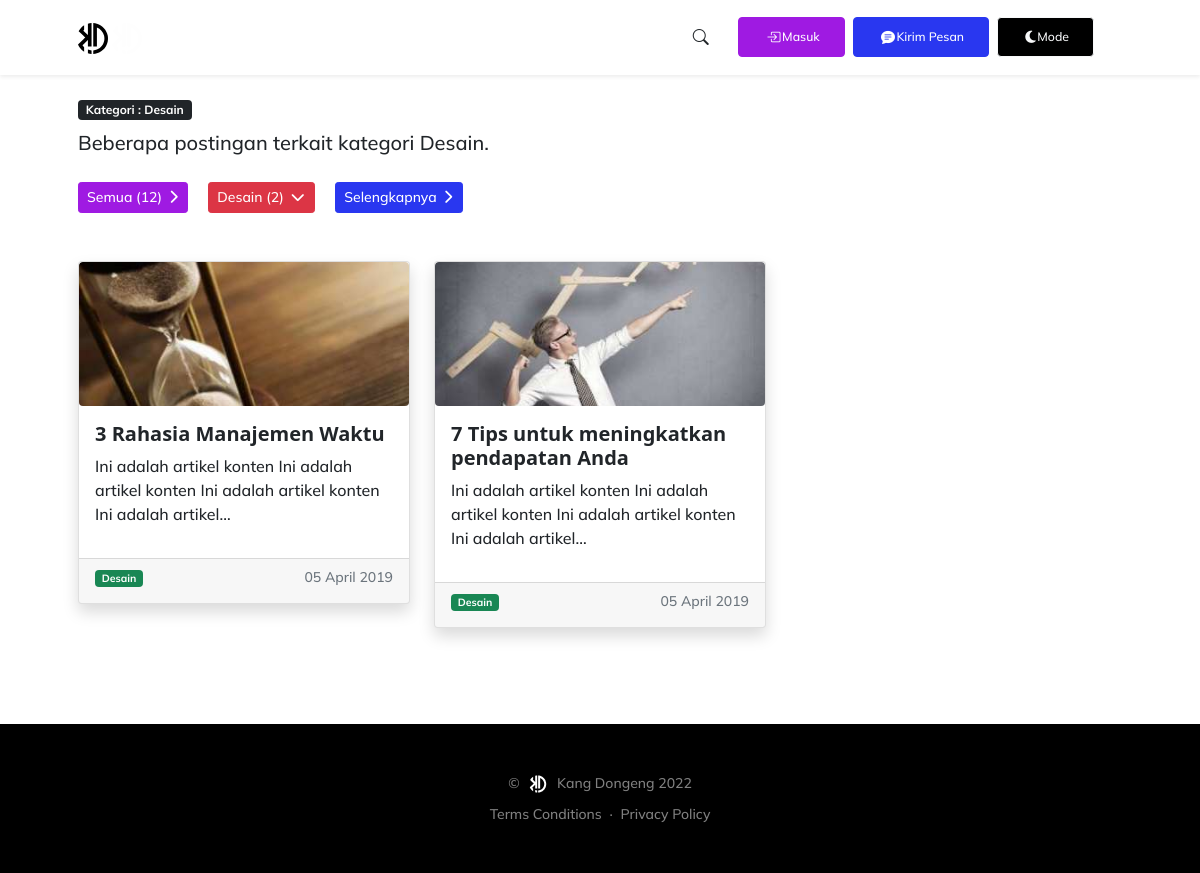
Page /kategori/desain on the committed database.
### tables this page shows
CREATE TABLE `kategori` (
  `id_kategori` int(11) NOT NULL,
  `nama_kategori` varchar(50) NOT NULL,
  `permalink_kt` text NOT NULL
);

CREATE TABLE `post` (
  `id_post` int(11) NOT NULL,
  `judul_post` varchar(250) DEFAULT NULL,
  `deskripsi_post` text DEFAULT NULL,
  `konten_post` longtext DEFAULT NULL,
  `gambar_post` varchar(40) DEFAULT NULL,
  `tanggal_post` date DEFAULT NULL,
  `terakhir_update_post` date DEFAULT NULL,
  `id_kategori` int(11) DEFAULT NULL,
  `tags` text DEFAULT NULL,
  `permalink` text DEFAULT NULL,
  `status_post` int(11) DEFAULT NULL COMMENT '1=Publish, 0=Unpublish',
  `pengunjung_post` int(11) DEFAULT 0,
  `id_user` varchar(10) DEFAULT NULL
);

CREATE TABLE `kebijakan` (
  `id_kb` int(11) NOT NULL,
  `nama_kb` varchar(50) DEFAULT NULL,
  `gambar_kb` varchar(200) DEFAULT NULL,
  `permalink_kb` varchar(200) DEFAULT NULL,
  `isi_kb` text DEFAULT NULL
);

### application/controllers/Beranda.php (called while the page is built, shortened)
<?php
class Beranda extends CI_Controller
{
    public function __construct()
    {
        $this->load->model('M_user', 'm_user');
    }
    public function kategori($slug)
    {
        $kat = $this->db->get_where('kategori', ['permalink_kt' => $slug])->row();
        $id_kat = $kat->id_kategori;
        $nm_kat = $kat->nama_kategori;
        $data['judul']     = "Kategori $nm_kat | Website Pendongeng Handal";
        $post = $this->db->query("SELECT * FROM post, kategori WHERE post.id_kategori = kategori.id_kategori AND post.status_post = 1 AND post.id_kategori={$id_kat} ORDER BY id_post DESC");
        if ($post->num_rows() > 0) {
            $q = $post->result();
            $data['kategori'] = $q;
            $name = $this->uri->segment(2);
            $data['hasil'] = $nm_kat;
            $data['cat']  = $this->db->query("SELECT * FROM kategori WHERE permalink_kt = '$name'")->row();
            $this->load->view('template/header', $data);
            $this->load->view('kategori', $data);
            $this->load->view('template/footer');
        }
    }
}

### index.php (called while the page is built, shortened)
<?php
require_once BASEPATH.'core/CodeIgniter.php';

### application/helpers/help_helper.php (called while the page is built, shortened)
<?php if (!defined('BASEPATH')) exit('No direct script access allowed');
if (!function_exists('word_limiter')) {
    function word_limiter($str, $limit = 100, $end_char = '&#8230;')
    {
        preg_match('/^\s*+(?:\S++\s*+){1,' . (int) $limit . '}/', $str, $matches);
        return rtrim($matches[0]) . $end_char;
    }
}

### application/helpers/tgl_indo_helper.php (called while the page is built, shortened)
<?php if (!defined('BASEPATH')) exit('No direct script access allowed');
if (!function_exists('mediumdate_indo')) {
    function mediumdate_indo($tgl)
    {
        $ubah = gmdate($tgl, time() + 60 * 60 * 8);
        $pecah = explode("-", $ubah);
        $tanggal = $pecah[2];
        $bulan = medium_bulan($pecah[1]);
        $tahun = $pecah[0];
        return $tanggal . ' ' . $bulan . ' ' . $tahun;
    }
}
if (!function_exists('medium_bulan')) {
    function medium_bulan($bln)
    {
        switch ($bln) {
            case 4:
                return "April";
                break;
        }
    }
}

### application/views/kategori.php (the view, shortened to what this page needs)
<section class="mt-3" id="category">
    <div class="container px-5">
        <div class="row gx-5 align-items-center justify-content-center justify-content-lg-between">
            <div class="col-sm-12 col-md-12 col-lg-12">
                <span class="badge bg-dark lh-1 mb-2">Kategori : <?= $hasil ?></span>
                <p class="lead fw-normal mb-4">Beberapa postingan terkait kategori <?= $hasil ?>.</p>
                <ul class="nav">
                    <?php $all = $this->db->get_where('post', ['status_post' => 1])->num_rows(); ?>
                    <li class="nav-item me-1 ms-0">
                        <a class="me-lg-3 mb-4 mb-lg-0 btn btn-sm btn-secondary" href="<?= base_url() ?>">Semua (<?= $all ?>) <i class="fas fa-chevron-right"></i></a>
                    </li>
                    <li class="nav-item me-1 ms-0">
                        <a class="me-lg-3 mb-4 mb-lg-0 btn btn-sm btn-danger" href="<?= base_url('kategori/' . strtolower($cat->permalink_kt)) ?>"><?= $cat->nama_kategori ?> (<?= count($kategori) ?>) <i class="fas fa-chevron-down"></i></a>
                    </li>
                    <li class="nav-item me-1 ms-0">
                        <a class="me-lg-3 mb-4 mb-lg-0 btn btn-sm btn-primary" href="<?= base_url('kategori') ?>">Selengkapnya <i class="fas fa-chevron-right"></i></a>
                    </li>
                </ul>
            </div>
            <div class="col-sm-12 mt-5">
                <div class="row">
                    <?php if ($hasil == 'Tidak ditemukan') : ?>
                        <div class="col-md justify-content-center">
                            <div class="card-body text-center mt-4">
                                <img src="<?= base_url('assets/dist/icon/noList.svg'); ?>" alt="noData" class="img-rounded img-responsive img-fluid" width="100">
                            </div>
                            <div class="card-body pt-0 mt-4 text-center">
                                <h4 class="text-center text-bold text-muted">Belum Terdapat Data</h4>
                                <a href="<?= base_url('kategori'); ?>" class="btn btn-primary text-center mt-3"><i class="fas fa-arrow-left"></i> Kembali</a>
                            </div>
                        </div>
                    <?php else : ?>
                        <?php foreach ($kategori as $p) { ?>
                            <div class="col-lg-4 col-md-6 col-sm-12 mb-3">
                                <div class="card shadow">
                                    <div class="img-hover-zoom rounded">
                                        <a href="<?= base_url('post/detail/' . $p->permalink) ?>">
                                            <?php
                                            $imgPost = base_url('assets/dist/img/no-image.png');
                                            if ($p->gambar_post !== '') {
                                                $imgPost = base_url('assets/img/thumb/' . $p->gambar_post);
                                            }
                                            ?>
                                            <img src="<?= $imgPost ?>" class="card-img-top cover" alt="gambar_<?= $p->judul_post ?>">
                                        </a>
                                    </div>
                                    <div class="card-body">
                                        <h5 class="card-title">
                                            <a href="<?= base_url('post/detail/' . $p->permalink) ?>" class="text-decoration-none fw-bold card-judul">
                                                <?= $p->judul_post ?>
                                            </a>
                                        </h5>
                                        <p class="fs-6"><?= word_limiter(strip_tags(htmlspecialchars_decode($p->konten_post)), 15) ?></p>
                                    </div>
                                    <div class="card-footer">
                                        <small class="card-text text-muted float-start">
                                            <a class="badge bg-success lh-1 mb-2 text-decoration-none" href="<?= base_url('kategori/' . strtolower($cat->permalink_kt)) ?>">
                                                <?= $p->nama_kategori ?>
                                            </a></small>
                                        <small class="card-text text-muted float-end"><?= mediumdate_indo($p->tanggal_post) ?></small>
                                    </div>
                                </div>
                            </div>
                        <?php } ?>
                    <?php endif; ?>
                </div>
            </div>
        </div>
    </div>
</section>

### application/views/template/footer.php (shortened to what this page needs)
<footer class="bg-black text-center py-5">
    <div class="container px-5">
        <div class="text-white-50 small">
            <div class="mb-2">&copy; <img src="<?= base_url() ?>assets/img/logo_1.svg" alt="logo" width="30" height="24"> Kang Dongeng <?= date('Y') ?></div>
            <?php
            $foot = $this->db->get('kebijakan')->result_array();
            for ($i = 0; $i < count($foot); $i++) {
                $link = $foot[$i]['permalink_kb'];
                $nama = $foot[$i]['nama_kb'];
            ?>
                <a class="text-decoration-none" href="<?= base_url("legal/$link") ?>"><?= $nama ?></a>
                <?php
                $now = (int) count($foot) - 1;
                if ($now == $i) { ?>
                <?php } else { ?>
                    <span class="mx-1">&middot;</span>
                <?php } ?>
            <?php } ?>
        </div>
    </div>
</footer>
</body>
</html>

### application/views/template/header.php (style rules this page uses)
.img-hover-zoom { overflow: hidden; }
.img-hover-zoom img { transition: transform .5s ease; }
.cover { width: 100%; height: 15vw; object-fit: cover; }
@media screen and (min-width: 992px) { .cover { width: 100%; height: 12vw; object-fit: cover; } }
@media screen and (min-width: 992px) { ul #ket li .nav-item a, i { margin-right: 0.10rem !important; margin-left: 0.20rem !important; } }

### rows in the picture
kategori: nama_kategori "Desain"
post: gambar_post (picture), judul_post "3 Rahasia Manajemen Waktu", konten_post "Ini adalah artikel konten Ini adalah artikel konten Ini adalah artikel konten Ini adalah artikel…", id_kategori.nama_kategori "Desain", tanggal_post "05 April 2019"
post: gambar_post (picture), judul_post "7 Tips untuk meningkatkan pendapatan Anda", konten_post "Ini adalah artikel konten Ini adalah artikel konten Ini adalah artikel konten Ini adalah artikel…", id_kategori.nama_kategori "Desain", tanggal_post "05 April 2019"
kebijakan: nama_kb "Terms Conditions"
kebijakan: nama_kb "Privacy Policy"

### other values in the picture
$hasil "Desain"
$all "12"
count($kategori) "2"
